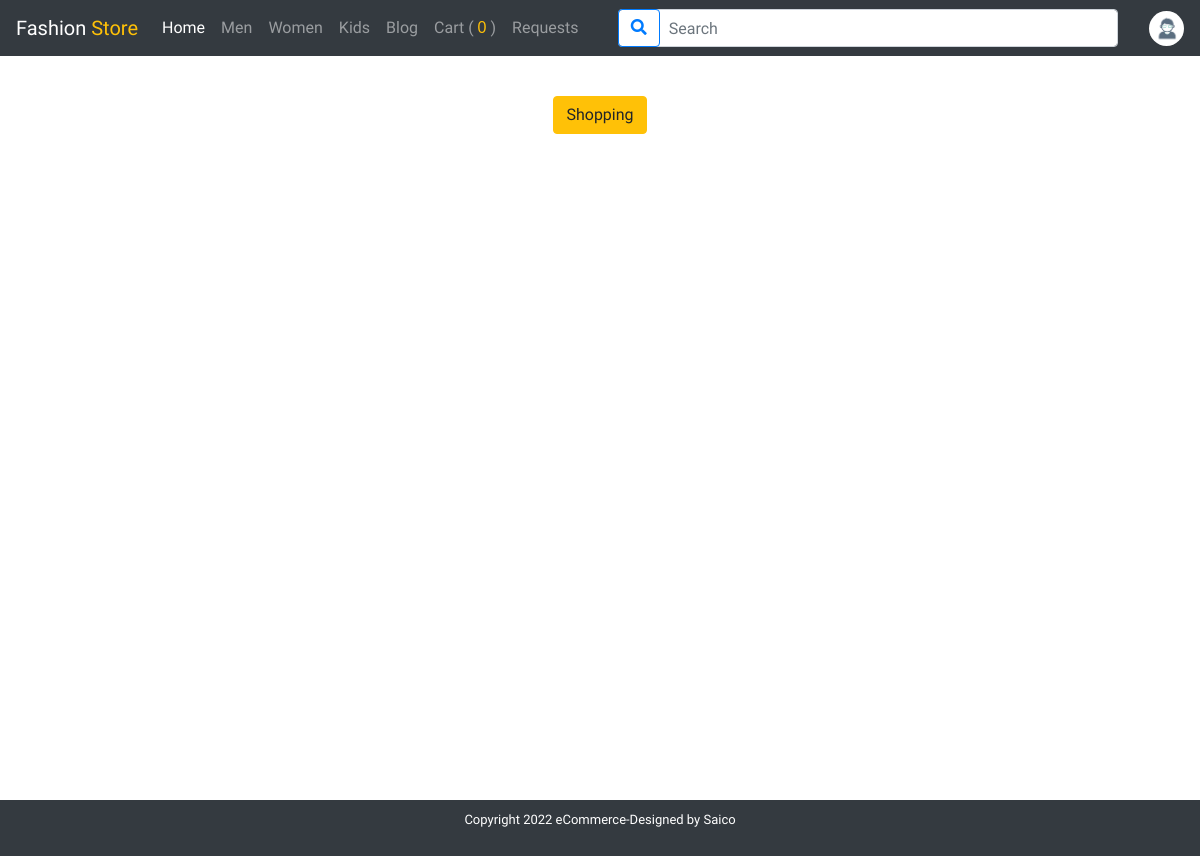
Before: /order/cart.php (signed in) with the older database file.
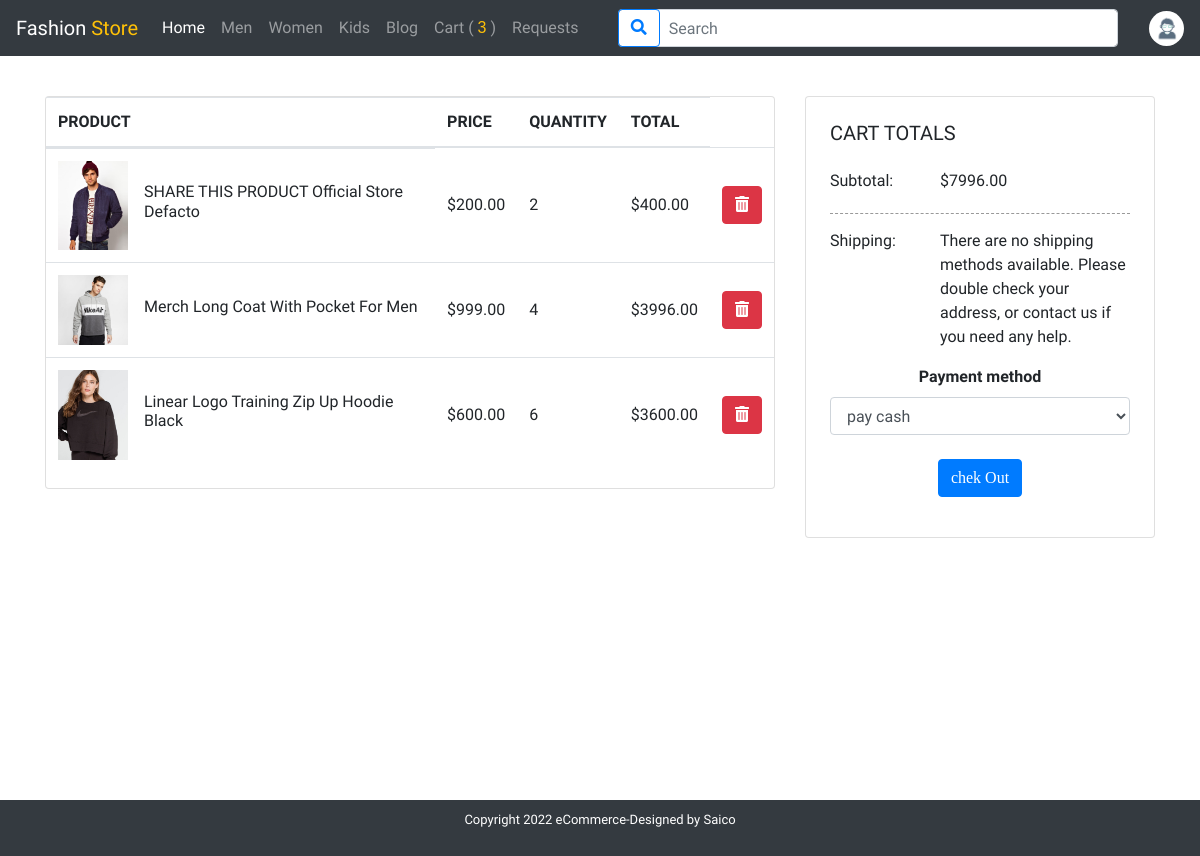
After: the same page with the newer database file.
### tables this page shows
CREATE TABLE `category` (
  `id` int(11) NOT NULL,
  `name` varchar(25) NOT NULL
);

CREATE TABLE `customers` (
  `id` int(11) NOT NULL,
  `name` varchar(20) NOT NULL,
  `email` varchar(50) NOT NULL,
  `password` varchar(12) NOT NULL,
  `phone` varchar(11) NOT NULL,
  `address` varchar(20) NOT NULL,
  `image_user` text DEFAULT 'user.jpg'
);

CREATE TABLE `orders` (
  `id` int(11) NOT NULL,
  `quantity` int(1) NOT NULL DEFAULT 1,
  `customerId` int(11) NOT NULL,
  `productId` int(11) NOT NULL
);

CREATE TABLE `product` (
  `id` int(11) NOT NULL,
  `image` text NOT NULL,
  `image2` text NOT NULL,
  `image3` text NOT NULL,
  `title` varchar(50) NOT NULL,
  `descriptions` varchar(255) NOT NULL,
  `price` decimal(5,2) NOT NULL,
  `categoryId` int(11) NOT NULL
);

### order/cart.php (the view, shortened to what this page needs)
<?php
include "../genral/config.php";
    if(isset($_SESSION['id'])){
    $idUser = $_SESSION['id'];
  $slecet = "SELECT *,orders.id AS orderID ,orders.quantity * product.price AS totalQuantity FROM orders JOIN product , customers WHERE customers.id = $idUser AND orders.productId = product.id AND customerId = customers.id;";
  $s = mysqli_query($connectSQL ,$slecet );
  $numRow = mysqli_num_rows($s);
  $total = "SELECT * ,orders.quantity * product.price AS totalQuantity , SUM(orders.quantity * product.price) AS sumTotal FROM orders JOIN product , customers WHERE customers.id = $idUser AND orders.productId = product.id AND customerId = customers.id;";
  $t = mysqli_query($connectSQL ,$total );
  $sumt = mysqli_fetch_assoc($t);
  $sumTotal  =$sumt['sumTotal'];
}
    include "../shared/header.php";
    include "../shared/nav.php";
?>
<div class="cart pt-5">
<div class="container pt-5">
<?php if($numRow > 0): ?>
<div class="row">
  <div class="col-md-8">
  <div class="card">
  <table class="table">
  <thead>
    <tr>
      <th scope="col">PRODUCT</th>
      <th scope="col">PRICE</th>
      <th scope="col">QUANTITY</th>
      <th scope="col">TOTAL</th>
    </tr>
  </thead>
  <tbody>
  <?php foreach($s as $data){ ?>
    <tr>
      <td class="product_list" scope="row">
        <img class='img_cart' src="../dashboard/product/upload/<?php echo $data['image']; ?>" alt="">
        <h6 class="cart_title pl-3"><?php echo $data['title'] ;?></h6>
      </td>
      <td>$<?php echo $data['price'] ;?></td>
      <td><?php echo $data['quantity']?></td>
      <td>$<?php echo $data['totalQuantity'] ;?></td>
      <td><a href="/eCommerce/order/cart.php?delete=<?php echo $data['orderID']; ?> " class="btn btn-danger"><i class="fas fa-trash-alt"></i></a></td>
    </tr>
    <?php } ?>
  </tbody>
</table>
</div>
</div>
<div class="col-md-4">
  <div class="card p-4">
    <h5>CART TOTALS</h5>
    <div class="row mt-3">
      <div class="col-4">
        <span>Subtotal:</span>
      </div>
      <div class="col-8">
        <span>$<?php echo $sumTotal  ;?></span>
      </div>
    </div>
    <span class="line"></span>
    <div class="row">
      <div class="col-4">
        <span>Shipping:</span>
      </div>
      <div class="col-8">
        <p>There are no shipping methods available. Please double check your address, or contact us if you need any help.</p>
      </div>
    </div>
    <div class="text-center form-group">
      <form action="" method="post">
        <label for="inputcategory">Payment method</label>
        <select class="form-control" name="payment_method">
          <option value="pay cash">pay cash</option>
        </select>
        <button type="submit" name="chekOut" class="btn btn-primary mt-4">chek Out</button>
      </form>
    </div>
  </div>
</div>
</div>
<?php else: ?>
  <div class="text-center ">
    <a href="/eCommerce/index.php#content_product" class="btn btn-warning">Shopping</a>
    <div class="cart-empty mt-5">
    </div>
  </div>
<?php endif; ?>
</div>
</div>
<?php include "../shared/footer.php" ?>

### shared/header.php (shortened to what this page needs)
<!DOCTYPE html>
<html lang="en">
<head>
    <link rel="stylesheet" href="https://cdn.jsdelivr.net/npm/bootstrap@4.6.1/dist/css/bootstrap.min.css">
    <link rel="stylesheet" href="/eCommerce/css/all.min.css">
  <link rel="stylesheet" href="/eCommerce/css/animate.css">
  <link rel="stylesheet" href="https://cdnjs.cloudflare.com/ajax/libs/animate.css/4.1.1/animate.min.css" />
    <link rel="stylesheet" href="/eCommerce/css/main.css">
</head>
<body>

### shared/nav.php (shortened to what this page needs)
<?php
$host = "localhost";
$user = "root";
$password= "";
$dbName = "ecommerce";
$connectSQL = mysqli_connect($host , $user , $password , $dbName);
$slecet_category = "SELECT * FROM `category`";
$s_category = mysqli_query($connectSQL ,$slecet_category );
if(isset($_SESSION['id'])){
$ccId = $_SESSION['id'];
$slecetOrder = "SELECT * FROM `orders` JOIN `product` , `customers` WHERE customers.id = $ccId AND orders.productId = product.id AND customerId = customers.id";
$sc = mysqli_query($connectSQL ,$slecetOrder);
$numRowOrder = mysqli_num_rows($sc);
}
if(isset($_SESSION['id'])){
$cId = $_SESSION['id'];
$slecetCstum = "SELECT * FROM `customers` WHERE customers.id = $cId ";
$sCstum= mysqli_query($connectSQL ,$slecetCstum);
$rowCstum = mysqli_fetch_assoc($sCstum);
    $image = $rowCstum['image_user'];
}
?>
<nav class="navbar navbar-expand-lg navbar-dark bg-dark fixed-top">
  <a class="navbar-brand" href="/eCommerce/index.php">Fashion <span class="text-warning">Store</span></a>
  <div class="collapse navbar-collapse" id="navbarSupportedContent">
    <ul class="navbar-nav mr-auto">
      <li class="nav-item active">
        <a class="nav-link" href="/eCommerce/index.php">Home <span class="sr-only">(current)</span></a>
      </li>
      <?php foreach($s_category as $item){ ?>
      <li class="nav-item">
        <a class="nav-link" href="/eCommerce/collection/collection.php?category=<?php echo $item['id'];?>"><?php echo $item['name']; ?></a>
      </li>
      <?php } ?>
      <li class="nav-item">
        <a class="nav-link" href="/eCommerce/blog/blog.php">blog</a>
      </li>
      <?php if(isset($_SESSION['customer'] )) :?>
      <li class="nav-item">
        <a class="nav-link" href="/eCommerce/order/cart.php">Cart
        ( <span class='count_cart'> <?php echo $numRowOrder ;?></span> )</a>
      </li>
      <li class="nav-item">
        <a class="nav-link" href="/eCommerce/customer_requests/customer_requests.php">requests</a>
      </li>
      <?php endif; ?>
    </ul>
    <div class="box_srarch">
    <form class="form-inline my-2 my-lg-0"  autocomplete="off" method="GET">
      <input id="search_text" name="search_term" class="form-control w-100" type="text" placeholder="Search" aria-label="Search">
      <button name="search" class="btn btn-outline-primary my-2 my-sm-0" type="submit"><i class="fas fa-search"></i></button>
    </form>
      </div>
    <?php if(isset($_SESSION['customer'] )) :?>
      <div class="form-inline my-2 my-lg-0 ml-auto dropdown ">
        <a href="#" role="button" id="dropdownMenuLink" data-toggle="dropdown" aria-expanded="false"><img class='img-logo' src="/eCommerce/user/upload_user_image/<?php echo $image ?>" alt=""></a>
      </div>
    <?php endif; ?>
  </div>
</nav>

### shared/footer.php (shortened to what this page needs)
<footer>
        <div class="container">
            <div class="row">
                <div class="col-lg-12">
                    <p>Copyright 2022 eCommerce-Designed by <span>Saico</span></p>
                </div>
            </div>
        </div>
    </footer>
</body>
</html>

### css/main.css (style rules this page uses)
body { font-family: 'Oswald', sans-serif; font-family: 'Playfair Display', serif; font-family: 'Roboto Condensed', sans-serif; }
h1,h2,h3,h4,button { font-family: 'Oswald', sans-serif; font-family: 'Playfair Display', serif; }
label { font-weight: 600; }
.navbar,.landing { text-transform: capitalize; }
.count_cart { color: #ffc107; font-family: 'Trebuchet MS', 'Lucida Sans Unicode', 'Lucida Grande', 'Lucida Sans', Arial, sans-serif; }
.img-logo { height: 35px; border-radius: 50%; }
.box_srarch .form-inline { position: relative; }
.box_srarch .form-inline input { padding-left: 50px; }
.box_srarch .form-inline button { position: absolute; left: 0; }
.cart { min-height: 100vh; }
.cart td { vertical-align: inherit; }
.cart .product_list { display: flex; align-items: center; }
.cart .img_cart { width: 70px; height: 100%; object-fit: cover; object-position: top; }
.cart .line { width: 100%; height: 1px; display: block; border-bottom: 1px dashed #999; margin-bottom: 15px; padding: 10px 0; }
footer { padding: 10px 0; text-align: center; background-color: #343a40; }
footer p { font-size: 13px; color: #fff; }
footer p span { color: var(--min-color); }

Changed rows visible on the page:
added orders: productId.image (picture), productId.title "SHARE THIS PRODUCT Official Store Defacto", productId.price "200.00", quantity "2", totalQuantity "400.00"
added orders: productId.image (picture), productId.title "Merch Long Coat With Pocket For Men", productId.price "999.00", quantity "4", totalQuantity "3996.00"
added orders: productId.image (picture), productId.title "Linear Logo Training Zip Up Hoodie Black", productId.price "600.00", quantity "6", totalQuantity "3600.00"
Other visible differences:
$numRowOrder: "0" → "3"
$sumTotal: (not shown) → "7996.00"
form field payment_method: (not shown) → "pay cash"
text no longer shown: "Shopping"
text now shown: "PRODUCT PRICE QUANTITY TOTAL CART TOTALS Subtotal: $ Shipping: There are no shipping methods available. Please double check your address, or contact us if you need any help. Payment method chek Out"
